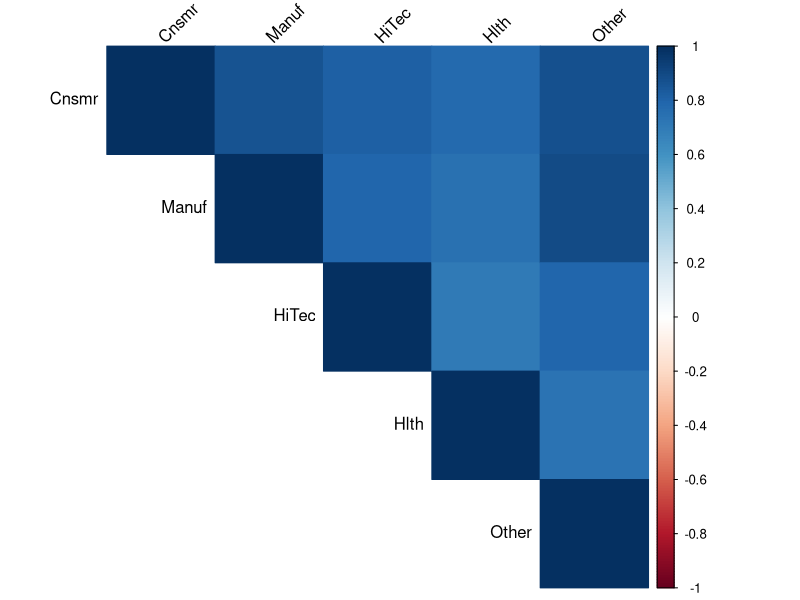
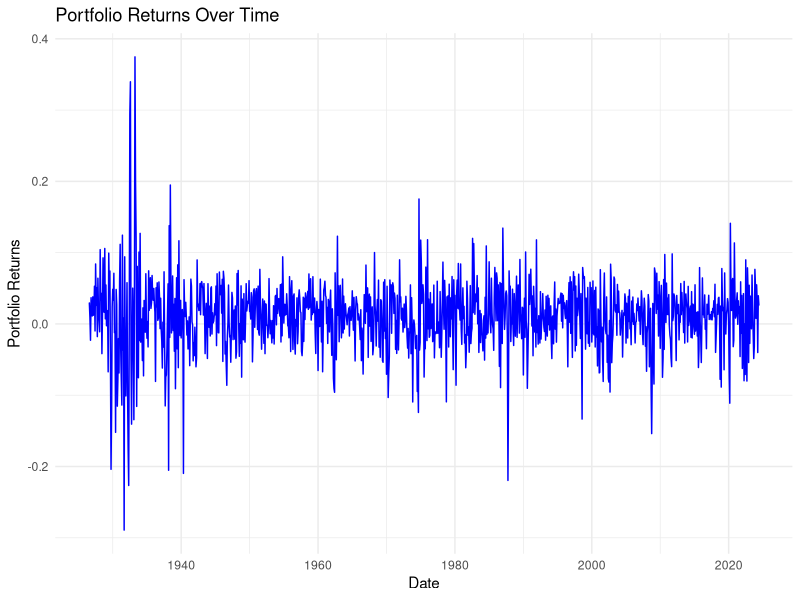
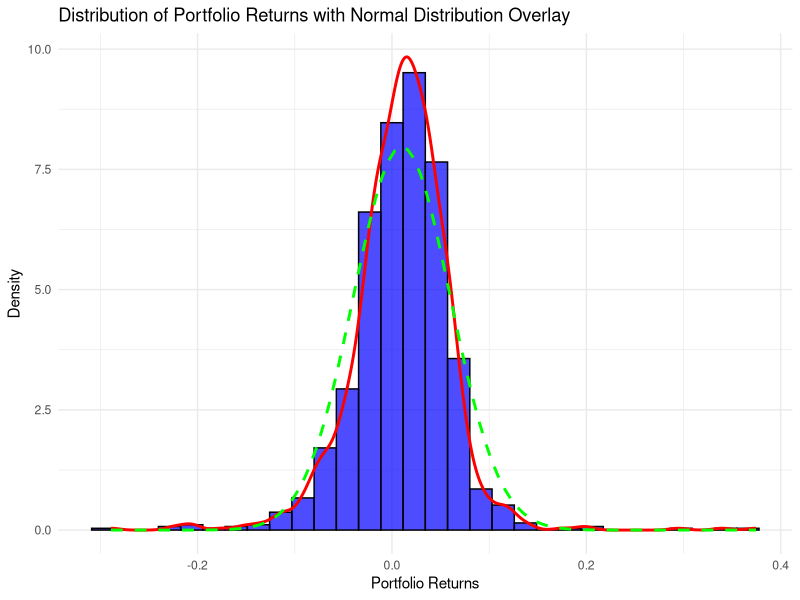

Write R code to recreate these figures, in order.
## ---- chunk 1
data <- read.csv("FIN 36182-Industry_Portfolios.CSV")
head(data)
sum(is.na(data))
anyDuplicated(data)

data[, 2:6] <- data[, 2:6] / 100 ## Convert returns to decimal form as asked
head(data)
## ---- chunk 2
monthly_means <- colMeans(data[, c("Cnsmr", "Manuf", "HiTec", "Hlth", "Other")]) 
annualized_means <- monthly_means * 12
annualized_means <- round(annualized_means, 4)
annualized_means
## ---- chunk 3
monthly_std <- apply(data[, c("Cnsmr", "Manuf", "HiTec", "Hlth", "Other")], 2, sd)
annualized_std <- monthly_std * sqrt(12)
annualized_std <- round(annualized_std, 4)
annualized_std
## ---- chunk 4
sharpe_ratios <- annualized_means / annualized_std
sharpe_ratios <- round(sharpe_ratios, 4)
sharpe_ratios
## ---- chunk 5
results_table1 <- data.frame(
  Mean_Returns = annualized_means,
  Std_Returns = annualized_std,
  Sharpe_Ratio = sharpe_ratios
 )
results_table1
## ---- chunk 6
correlation_matrix <- cor(data[, c("Cnsmr", "Manuf", "HiTec", "Hlth", "Other")])
correlation_matrix <- round(correlation_matrix, 4)
correlation_matrix
## ---- chunk 7
library(knitr)
kable(correlation_matrix, caption = "Correlation Matrix of Industry Returns", format = "html")
library(corrplot)
corrplot(correlation_matrix, method = "color", type = "upper", 
         tl.col = "black", tl.srt = 45)

## ---- chunk 8
# Calculate portfolio returns as the average of the first four industries (excluding 'Other')
portfolio_returns <- rowMeans(data[, c("Cnsmr", "Manuf", "HiTec", "Hlth")]) 
mean_portfolio <- mean(portfolio_returns)
sd_portfolio <- sd(portfolio_returns)

annualized_mean_portfolio <- mean_portfolio * 12
annualized_sd_portfolio <- sd_portfolio * sqrt(12)
sharpe_ratio_portfolio <- annualized_mean_portfolio / annualized_sd_portfolio

portfolio_results <- data.frame(
  Metric = c("Annualized Mean Return", "Annualized Standard Deviation", "Sharpe Ratio"),
  Value = round(c(annualized_mean_portfolio, annualized_sd_portfolio, sharpe_ratio_portfolio), 4)
)
print(portfolio_results)
## ---- chunk 9
library(ggplot2)
data$Date <- as.character(data$Date)
data$Date <- paste0(data$Date, "01")
data$Date <- as.Date(data$Date, format = "%Y%m%d")

plot_data <- data.frame(Date = data$Date, Portfolio_Returns = portfolio_returns)
ggplot(plot_data, aes(x = Date, y = Portfolio_Returns)) +
  geom_line(color = "blue") +
  labs(title = "Portfolio Returns Over Time",
       x = "Date",
       y = "Portfolio Returns") +
  theme_minimal()
## ---- chunk 10
n <- length(portfolio_returns)

skewness_value <- (n / ((n - 1) * (n - 2))) * sum(((portfolio_returns - mean_portfolio) / sd_portfolio)^3, na.rm = TRUE)
kurtosis_value <- (n * (n + 1) / ((n - 1) * (n - 2) * (n - 3))) * 
                  sum(((portfolio_returns - mean_portfolio) / sd_portfolio)^4) - 
                  (3 * (n - 1)^2 / ((n - 2) * (n - 3)))
kurtosis_value <- round(kurtosis_value, 4)
skewness_value <- round(skewness_value, 4)

portfolio_results2 <- data.frame(
  Metric = c("Kurtosis", "Skewness"),
  Value = c(kurtosis_value, skewness_value)
)
print(portfolio_results2)
## ---- chunk 11
library(ggplot2)
ggplot(data = data.frame(returns = portfolio_returns), aes(x = returns)) +
  geom_histogram(aes(y = ..density..), bins = 30, fill = "blue", color = "black", alpha = 0.7) +
  geom_density(color = "red", size = 1) +
  stat_function(fun = dnorm, 
                args = list(mean = mean(portfolio_returns, na.rm = TRUE), 
                            sd = sd(portfolio_returns, na.rm = TRUE)),
                color = "green", linetype = "dashed", size = 1) +
  labs(title = "Distribution of Portfolio Returns with Normal Distribution Overlay",
       x = "Portfolio Returns",
       y = "Density") +
  theme_minimal()
